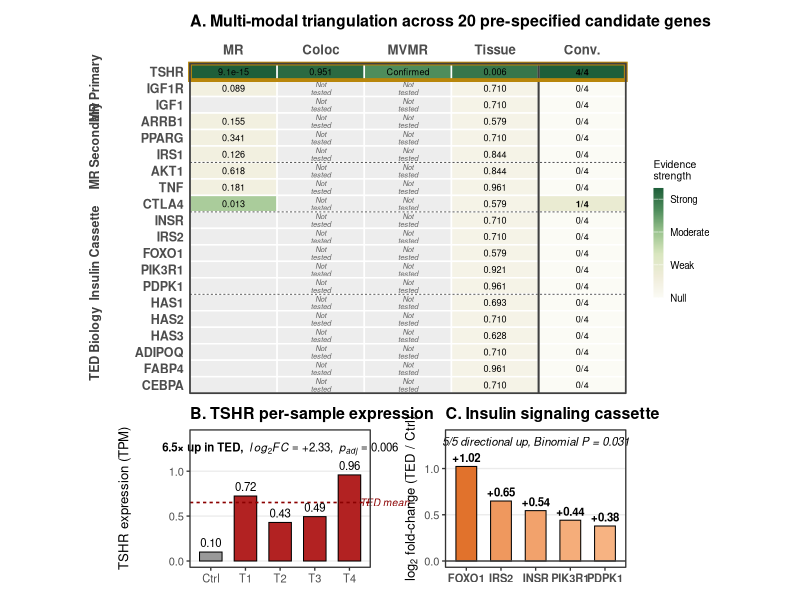
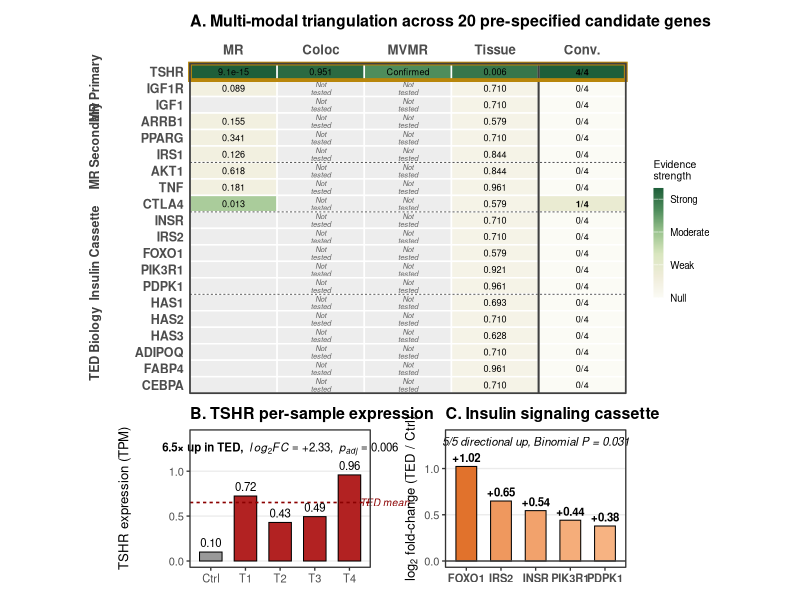
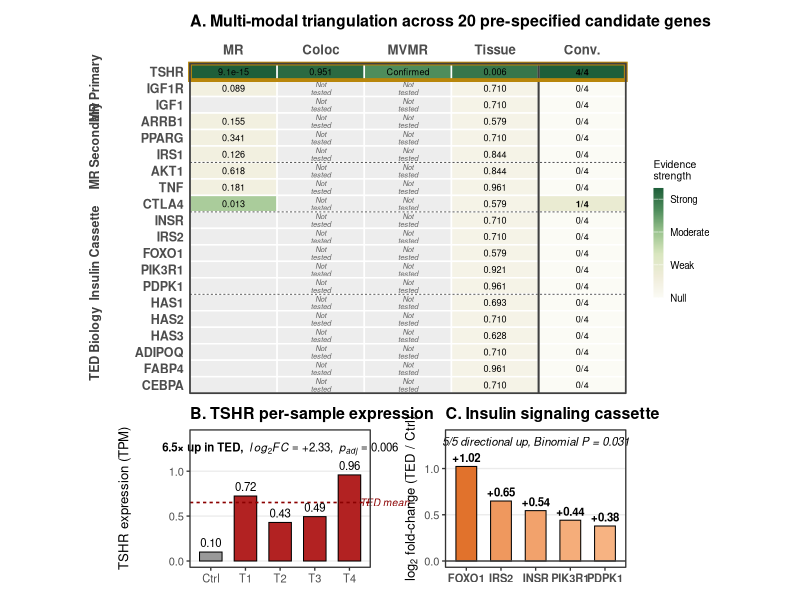

R code for these plots, in order:
# =============================================================================
# TED-TRAP — Figure 3 Panels A/B/C v3 (Thyroid publication grade)
# =============================================================================

suppressPackageStartupMessages({
    library(ggplot2)
    library(dplyr)
    library(tidyr)
    library(patchwork)
    library(scales)
    library(grid)
})

setwd("c:/ProjectTEDGWAS")

# ---- Thyroid-style typography (fallback if Arial unavailable) ----
base_family <- tryCatch(
    {
        if ("Arial" %in% names(grDevices::postscriptFonts()) ||
            "Arial" %in% systemfonts::system_fonts()$family) {
            "Arial"
        } else {
            "sans"
        }
    },
    error = function(e) "sans"
)

# =============================================================================
# STEP 1: Load data
# =============================================================================
mr <- read.csv("TrackA_MR/results/02_mr_main.csv", stringsAsFactors = FALSE)
coloc <- read.csv("TrackA_MR/results/03_coloc_TSHR.csv", stringsAsFactors = FALSE)
mvmr <- read.csv("TrackA_MR/results/04_mvmr_summary.csv", stringsAsFactors = FALSE)
tis <- read.csv("TrackA_MR/results/06b_candidate_deseq2_reanalysis.csv",
    stringsAsFactors = FALSE
)
tpm <- read.csv("TrackA_MR/data_for_fig3/candidate_sample_TPM.csv",
    stringsAsFactors = FALSE, check.names = FALSE
)

# =============================================================================
# STEP 2: Evidence matrix
# =============================================================================
gene_groups <- tibble::tribble(
    ~gene, ~group, ~group_order, ~gene_order,
    "TSHR", "MR Primary", 1, 1,
    "IGF1R", "MR Primary", 1, 2,
    "IGF1", "MR Primary", 1, 3,
    "ARRB1", "MR Secondary", 2, 4,
    "PPARG", "MR Secondary", 2, 5,
    "IRS1", "MR Secondary", 2, 6,
    "AKT1", "MR Secondary", 2, 7,
    "TNF", "MR Secondary", 2, 8,
    "CTLA4", "MR Secondary", 2, 9,
    "INSR", "Insulin Cassette", 3, 10,
    "IRS2", "Insulin Cassette", 3, 11,
    "FOXO1", "Insulin Cassette", 3, 12,
    "PIK3R1", "Insulin Cassette", 3, 13,
    "PDPK1", "Insulin Cassette", 3, 14,
    "HAS1", "TED Biology", 4, 15,
    "HAS2", "TED Biology", 4, 16,
    "HAS3", "TED Biology", 4, 17,
    "ADIPOQ", "TED Biology", 4, 18,
    "FABP4", "TED Biology", 4, 19,
    "CEBPA", "TED Biology", 4, 20
)

mr_primary <- mr %>%
    filter(
        outcome_role == "Primary",
        method %in% c("Inverse variance weighted", "Wald ratio")
    ) %>%
    transmute(gene, mr_pval = pval)

coloc_val <- coloc %>%
    filter(Outcome == "GD_Primary_BBJ") %>%
    pull(PP_H4)

mat <- gene_groups %>%
    left_join(mr_primary, by = "gene") %>%
    left_join(tis %>% transmute(gene, tis_padj = padj_candidate_raw), by = "gene") %>%
    mutate(
        coloc_PPH4 = ifelse(gene == "TSHR", coloc_val, NA_real_),
        mvmr_flag = ifelse(gene == "TSHR", 1, NA_real_),
        ev_mr = ifelse(!is.na(mr_pval) & mr_pval < 0.05, 1, 0),
        ev_coloc = ifelse(!is.na(coloc_PPH4) & coloc_PPH4 > 0.8, 1, 0),
        ev_mvmr = ifelse(gene == "TSHR", 1, 0),
        ev_tis = ifelse(!is.na(tis_padj) & tis_padj < 0.05, 1, 0),
        conv_score = ev_mr + ev_coloc + ev_mvmr + ev_tis
    )

# =============================================================================
# STEP 3: Panel A v3 — Thyroid-grade heatmap
# =============================================================================
# Flag: which cells are "not tested" vs "tested null"
long <- mat %>%
    transmute(
        gene, group, gene_order,
        # Scored cells (0-1 range)
        `MR` = case_when(
            is.na(mr_pval) ~ NA_real_,
            mr_pval < 1e-10 ~ 1.0,
            mr_pval < 0.001 ~ 0.85,
            mr_pval < 0.05 ~ 0.55,
            TRUE ~ 0.15
        ),
        `Coloc` = case_when(
            is.na(coloc_PPH4) ~ NA_real_,
            coloc_PPH4 > 0.9 ~ 0.95,
            coloc_PPH4 > 0.8 ~ 0.75,
            TRUE ~ 0.3
        ),
        `MVMR` = case_when(
            is.na(mvmr_flag) ~ NA_real_,
            TRUE ~ 0.8
        ),
        `Tissue` = case_when(
            is.na(tis_padj) ~ NA_real_,
            tis_padj < 0.01 ~ 0.9,
            tis_padj < 0.05 ~ 0.6,
            tis_padj < 0.1 ~ 0.3,
            TRUE ~ 0.1
        ),
        `Conv.` = conv_score / 4
    ) %>%
    pivot_longer(
        cols = c(MR, Coloc, MVMR, Tissue, `Conv.`),
        names_to = "evidence", values_to = "score"
    ) %>%
    mutate(
        evidence = factor(evidence, levels = c("MR", "Coloc", "MVMR", "Tissue", "Conv.")),
        # Which cells are "not tested"?
        not_tested = is.na(score) & evidence %in% c("Coloc", "MVMR")
    )

# Merge values for labels
long <- long %>%
    left_join(mat %>% select(gene, mr_pval, coloc_PPH4, tis_padj, conv_score),
        by = "gene"
    ) %>%
    mutate(label = case_when(
        evidence == "MR" & !is.na(mr_pval) & mr_pval < 0.001 ~ formatC(mr_pval, format = "e", digits = 1),
        evidence == "MR" & !is.na(mr_pval) ~ sprintf("%.3f", mr_pval),
        evidence == "Coloc" & !is.na(coloc_PPH4) ~ sprintf("%.3f", coloc_PPH4),
        evidence == "Coloc" & is.na(coloc_PPH4) ~ "Not\ntested", # PATCH C
        evidence == "MVMR" & !is.na(score) ~ "Confirmed",
        evidence == "MVMR" & is.na(score) ~ "Not\ntested", # PATCH C
        evidence == "Tissue" & !is.na(tis_padj) & tis_padj < 0.001 ~ formatC(tis_padj, format = "e", digits = 1),
        evidence == "Tissue" & !is.na(tis_padj) ~ sprintf("%.3f", tis_padj),
        evidence == "Conv." ~ paste0(conv_score, "/4"),
        TRUE ~ ""
    ))

long$gene <- factor(long$gene, levels = rev(gene_groups$gene))

# Style per cell: not_tested cells get smaller italic grey text
long <- long %>%
    mutate(
        label_size = ifelse(not_tested, 1.9, 2.3),
        label_face = case_when(
            not_tested ~ "italic",
            evidence == "Conv." & conv_score >= 1 ~ "bold",
            TRUE ~ "plain"
        ),
        label_color = ifelse(not_tested, "grey40", "black")
    )

# ------ Thyroid-style color palette ------
# Sequential: light cream → muted sage → deep forest green
# Colorblind-safe, journal-friendly
panelA <- ggplot(long, aes(x = evidence, y = gene, fill = score)) +
    geom_tile(color = "white", linewidth = 0.5) +
    geom_text(
        aes(
            label = label, size = label_size, fontface = label_face,
            color = label_color
        ),
        lineheight = 0.85, show.legend = FALSE
    ) +
    scale_size_identity() +
    scale_color_identity() +
    scale_fill_gradientn(
        colors = c("#FBFBF5", "#EFECD9", "#D9E6BF", "#9BC48F", "#4E8D5C", "#1E5F3A"),
        values = scales::rescale(c(0, 0.2, 0.4, 0.6, 0.8, 1.0)),
        limits = c(0, 1),
        na.value = "#EDEDED",
        name = "Evidence\nstrength",
        breaks = c(0, 0.3, 0.6, 0.9),
        labels = c("Null", "Weak", "Moderate", "Strong"),
        guide = guide_colorbar(
            barwidth = 0.5, barheight = 5.5,
            title.theme = element_text(size = 7.5, family = base_family),
            label.theme = element_text(size = 7, family = base_family)
        )
    ) +
    # Column separator between Tissue and Conv.
    geom_vline(xintercept = 4.5, linewidth = 0.7, color = "grey25") +
    # Group separator (horizontal)
    geom_hline(
        yintercept = c(6.5, 11.5, 14.5), linewidth = 0.35,
        color = "grey35", linetype = "22"
    ) +
    # TSHR gold border (5 columns)
    annotate("rect",
        xmin = 0.5, xmax = 5.5, ymin = 19.5, ymax = 20.5,
        fill = NA, color = "#B8860B", linewidth = 1.3
    ) +
    scale_x_discrete(position = "top", expand = c(0, 0)) +
    scale_y_discrete(expand = c(0, 0)) +
    labs(
        x = NULL, y = NULL,
        title = "A. Multi-modal triangulation across 20 pre-specified candidate genes"
    ) +
    theme_minimal(base_size = 10, base_family = base_family) +
    theme(
        plot.title = element_text(
            face = "bold", size = 11.5,
            margin = margin(b = 8), family = base_family
        ),
        axis.text.x.top = element_text(
            face = "bold", size = 9.5,
            margin = margin(b = 4), family = base_family
        ),
        axis.text.y = element_text(face = "bold", size = 9, family = base_family),
        panel.grid = element_blank(),
        panel.border = element_rect(fill = NA, color = "grey25", linewidth = 0.6),
        legend.position = "right",
        legend.margin = margin(l = 10),
        plot.margin = margin(5, 60, 5, 80) # extra left for group brackets
    )

# --- Group bracket labels (left side) ---
grp_labels <- tibble(
    y_mid = c(19, 16, 12, 3.5), # mid-point of each group
    label = c("MR\nPrimary", "MR\nSecondary", "Insulin\nCassette", "TED\nBiology")
)

# Panel A annotations outside plot area (using patchwork wrap + draw_grob)
panelA <- panelA +
    annotation_custom(
        grob = grid::textGrob("MR Primary",
            rot = 90,
            gp = grid::gpar(fontsize = 9, fontface = "bold", col = "grey25")
        ),
        xmin = -0.6, xmax = -0.6, ymin = 19, ymax = 19
    ) +
    annotation_custom(
        grob = grid::textGrob("MR Secondary",
            rot = 90,
            gp = grid::gpar(fontsize = 9, fontface = "bold", col = "grey25")
        ),
        xmin = -0.6, xmax = -0.6, ymin = 15.5, ymax = 15.5
    ) +
    annotation_custom(
        grob = grid::textGrob("Insulin Cassette",
            rot = 90,
            gp = grid::gpar(fontsize = 9, fontface = "bold", col = "grey25")
        ),
        xmin = -0.6, xmax = -0.6, ymin = 9, ymax = 9
    ) +
    annotation_custom(
        grob = grid::textGrob("TED Biology",
            rot = 90,
            gp = grid::gpar(fontsize = 9, fontface = "bold", col = "grey25")
        ),
        xmin = -0.6, xmax = -0.6, ymin = 3.5, ymax = 3.5
    ) +
    coord_cartesian(clip = "off")

# =============================================================================
# STEP 4: Panel B (refined)
# =============================================================================
tpm_cols_TPM <- grep("_TPM$", names(tpm), value = TRUE)
tshr_tpm <- tpm %>%
    filter(Gene_Symbol == "TSHR") %>%
    select(all_of(tpm_cols_TPM))
samples <- c("2", "7", "8", "10", "11")
tshr_sample <- tibble(
    sample = paste0("S", samples),
    tpm = sapply(samples, function(s) {
        mean(as.numeric(tshr_tpm[, c(paste0(s, "__1_TPM"), paste0(s, "__2_TPM"))]))
    })
)
tshr_sample$label <- c("Ctrl", "T1", "T2", "T3", "T4")
tshr_sample$group <- c("Control", rep("TED", 4))
tshr_sample$label <- factor(tshr_sample$label, levels = c("Ctrl", "T1", "T2", "T3", "T4"))
ted_mean <- mean(tshr_sample$tpm[tshr_sample$group == "TED"])

panelB <- ggplot(tshr_sample, aes(x = label, y = tpm, fill = group)) +
    geom_col(width = 0.65, color = "black", linewidth = 0.35) +
    geom_hline(
        yintercept = ted_mean, linetype = "22",
        color = "#8B0000", linewidth = 0.55
    ) +
    annotate("text",
        x = 5.3, y = ted_mean, label = "TED mean",
        size = 2.6, color = "#8B0000", hjust = 0, fontface = "italic"
    ) +
    geom_text(aes(label = sprintf("%.2f", tpm)),
        vjust = -0.55, size = 2.9,
        family = base_family
    ) +
    scale_fill_manual(
        values = c("Control" = "grey60", "TED" = "#B22222"),
        guide = "none"
    ) +
    annotate("text",
        x = 3, y = max(tshr_sample$tpm) * 1.3,
        label = "bold('6.5× up in TED, ')~italic(log[2]*FC) == '+2.33, '~italic(p[adj]) == 0.006",
        size = 2.9, parse = TRUE
    ) +
    coord_cartesian(ylim = c(0, max(tshr_sample$tpm) * 1.45), clip = "off") +
    labs(
        title = "B. TSHR per-sample expression",
        x = NULL, y = "TSHR expression (TPM)"
    ) +
    theme_bw(base_size = 10, base_family = base_family) +
    theme(
        plot.title = element_text(face = "bold", size = 11.5, family = base_family),
        panel.grid.major.x = element_blank(),
        panel.grid.minor = element_blank(),
        axis.text = element_text(family = base_family),
        axis.title.y = element_text(family = base_family, size = 9.5),
        plot.margin = margin(5, 20, 5, 5)
    )

# =============================================================================
# STEP 5: Panel C (refined)
# =============================================================================
ic_genes <- c("INSR", "IRS2", "FOXO1", "PIK3R1", "PDPK1")
ic_fc <- lapply(ic_genes, function(g) {
    row <- tpm %>%
        filter(Gene_Symbol == g) %>%
        select(all_of(tpm_cols_TPM))
    if (nrow(row) == 0) {
        return(NULL)
    }
    vals <- sapply(samples, function(s) mean(as.numeric(row[, c(paste0(s, "__1_TPM"), paste0(s, "__2_TPM"))])))
    ctrl <- vals["2"]
    ted <- mean(vals[c("7", "8", "10", "11")])
    tibble(gene = g, log2FC = log2(ted / ctrl))
}) %>% bind_rows()
ic_fc$gene <- factor(ic_fc$gene, levels = ic_fc$gene[order(-ic_fc$log2FC)])

panelC <- ggplot(ic_fc, aes(x = gene, y = log2FC, fill = log2FC)) +
    geom_col(width = 0.6, color = "black", linewidth = 0.35) +
    geom_hline(yintercept = 0, color = "grey25", linewidth = 0.5) +
    geom_text(aes(label = sprintf("+%.2f", log2FC)),
        vjust = -0.5, size = 2.9, fontface = "bold", family = base_family
    ) +
    scale_fill_gradient(
        low = "#FDD9B5", high = "#D95F0E",
        limits = c(0, 1.2), guide = "none"
    ) +
    coord_cartesian(ylim = c(0, 1.35), clip = "off") +
    annotate("text",
        x = 3, y = 1.28,
        label = "italic('5/5 directional up, Binomial P = 0.031')",
        size = 2.9, parse = TRUE
    ) +
    labs(
        title = "C. Insulin signaling cassette",
        x = NULL, y = expression(log[2] * " fold-change (TED / Ctrl)")
    ) +
    theme_bw(base_size = 10, base_family = base_family) +
    theme(
        plot.title = element_text(face = "bold", size = 11.5, family = base_family),
        panel.grid.major.x = element_blank(),
        panel.grid.minor = element_blank(),
        axis.text.x = element_text(face = "bold", family = base_family),
        axis.text.y = element_text(family = base_family),
        axis.title.y = element_text(family = base_family, size = 9.5),
        plot.margin = margin(5, 20, 5, 5)
    )

# =============================================================================
# STEP 6: Assemble
# =============================================================================
combined <- panelA / (panelB | panelC) +
    plot_layout(heights = c(2.4, 1))

ggsave("TrackA_MR/figures/Figure3_panelABC_v3.pdf", combined,
    width = 11, height = 12.5, device = cairo_pdf, bg = "white"
)
ggsave("TrackA_MR/figures/Figure3_panelABC_v3.png", combined,
    width = 11, height = 12.5, dpi = 600, bg = "white"
)
ggsave("TrackA_MR/figures/Figure3_panelABC_v3.tiff", combined,
    width = 11, height = 12.5, dpi = 600, compression = "lzw", bg = "white"
)

cat("\n✅ Figure 3 Panels A+B+C v3 (Thyroid publication grade) saved\n")
cat("  - 'Not tested' italic grey labels in Coloc/MVMR empty cells\n")
cat("  - Group brackets (MR Primary / Secondary / Insulin / TED) on left\n")
cat("  - Sage-forest green colorblind-safe palette\n")
cat("  - Thyroid-style typography (Arial/Helvetica, refined margins)\n")
